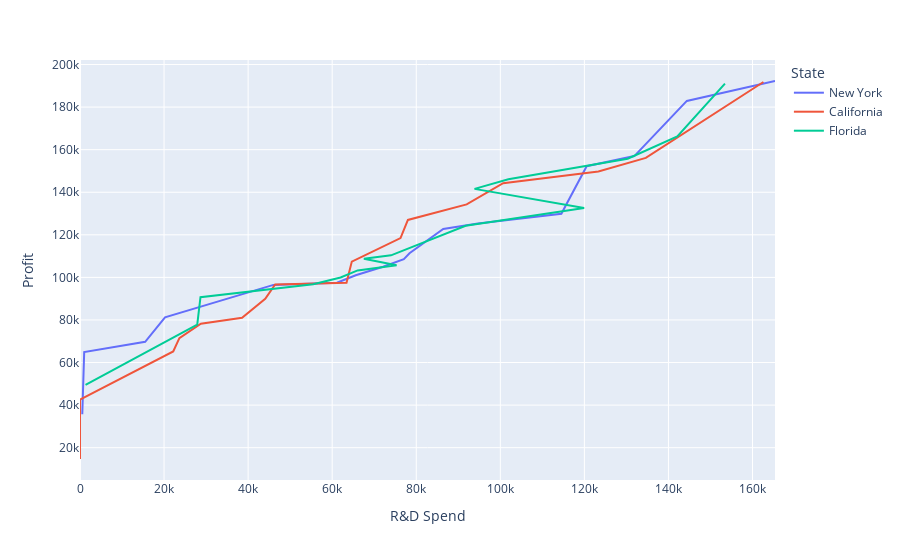

Notebook code cell kept with this figure:
### Code cell
px.line(df,x='R&D Spend',y='Profit', color="State")

### Figure 1 — Plotly figure (JSON) as saved in the notebook; plotly's stock layout.template omitted (floating-point values rounded to 4 significant figures)
{"data": [{"hovertemplate": "State=New York<br>R&D Spend=%{x}<br>Profit=%{y}<extra></extra>", "legendgroup": "New York", "line": {"color": "#636efa", "dash": "solid"}, "mode": "lines", "name": "New York", "orientation": "v", "showlegend": true, "type": "scatter", "x": [165300.0, 144400.0, 131900.0, 120500.0, 114500.0, 94660.0, 86420.0, 78390.0, 77040.0, 72110.0, 65610.0, 61140.0, 46010.0, 20230.0, 15510.0, 1000.0, 542.0], "xaxis": "x", "y": [192300.0, 182900.0, 157000.0, 152200.0, 129900.0, 125400.0, 122800.0, 111300.0, 108600.0, 105000.0, 101000.0, 97480.0, 96480.0, 81230.0, 69760.0, 64930.0, 35670.0], "yaxis": "y"}, {"hovertemplate": "State=California<br>R&D Spend=%{x}<br>Profit=%{y}<extra></extra>", "legendgroup": "California", "line": {"color": "#EF553B", "dash": "solid"}, "mode": "lines", "name": "California", "orientation": "v", "showlegend": true, "type": "scatter", "x": [162600.0, 134600.0, 123300.0, 100700.0, 91990.0, 78010.0, 76250.0, 64660.0, 63410.0, 46430.0, 44070.0, 38560.0, 28750.0, 23640.0, 22180.0, 0, 0], "xaxis": "x", "y": [191800.0, 156100.0, 149800.0, 144300.0, 134300.0, 127000.0, 118500.0, 107400.0, 97430.0, 96710.0, 89950.0, 81010.0, 78240.0, 71500.0, 65200.0, 42560.0, 14680.0], "yaxis": "y"}, {"hovertemplate": "State=Florida<br>R&D Spend=%{x}<br>Profit=%{y}<extra></extra>", "legendgroup": "Florida", "line": {"color": "#00cc96", "dash": "solid"}, "mode": "lines", "name": "Florida", "orientation": "v", "showlegend": true, "type": "scatter", "x": [153400.0, 142100.0, 130300.0, 101900.0, 93860.0, 119900.0, 91750.0, 73990.0, 67530.0, 75330.0, 66050.0, 61990.0, 55490.0, 28660.0, 27890.0, 1315.0], "xaxis": "x", "y": [191100.0, 166200.0, 155800.0, 146100.0, 141600.0, 132600.0, 124300.0, 110400.0, 108700.0, 105700.0, 103300.0, 99940.0, 96780.0, 90710.0, 77800.0, 49490.0], "yaxis": "y"}], "layout": {"legend": {"title": {"text": "State"}, "tracegroupgap": 0}, "margin": {"t": 60}, "xaxis": {"anchor": "y", "domain": [0, 1], "title": {"text": "R&D Spend"}}, "yaxis": {"anchor": "x", "domain": [0, 1], "title": {"text": "Profit"}}}}
